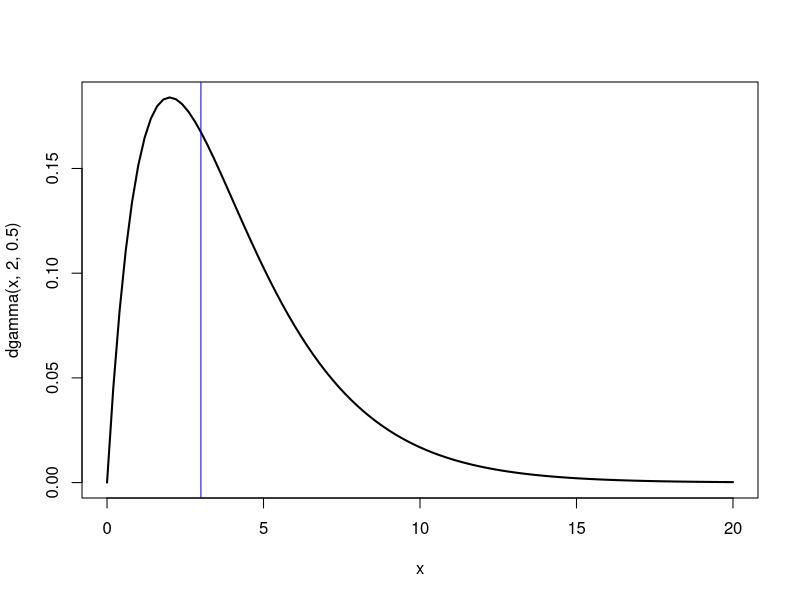
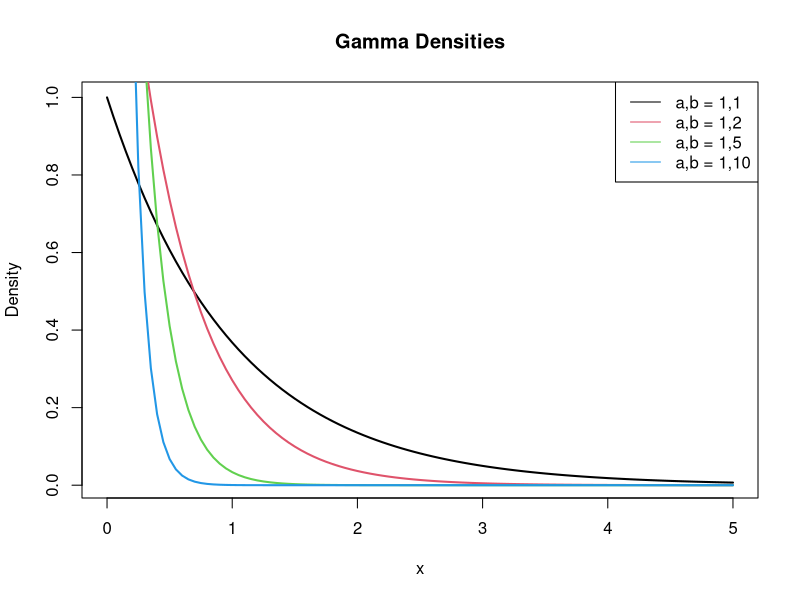
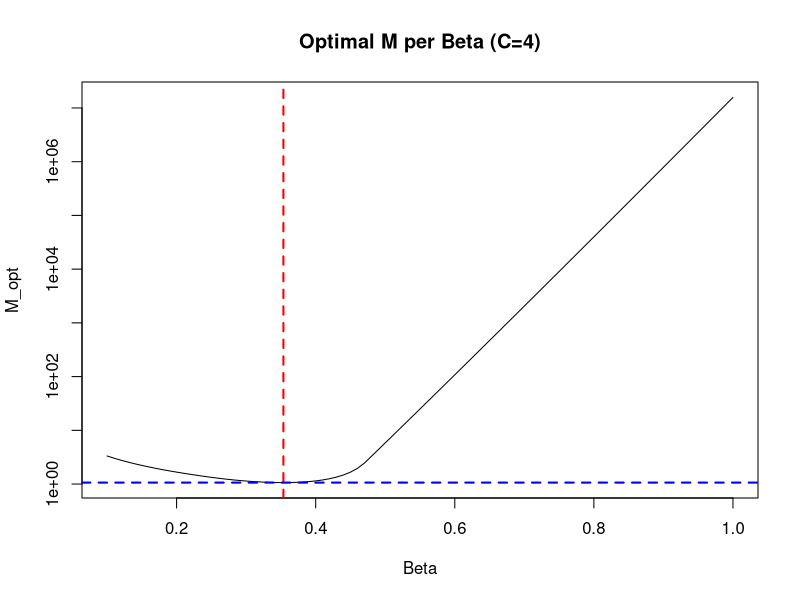
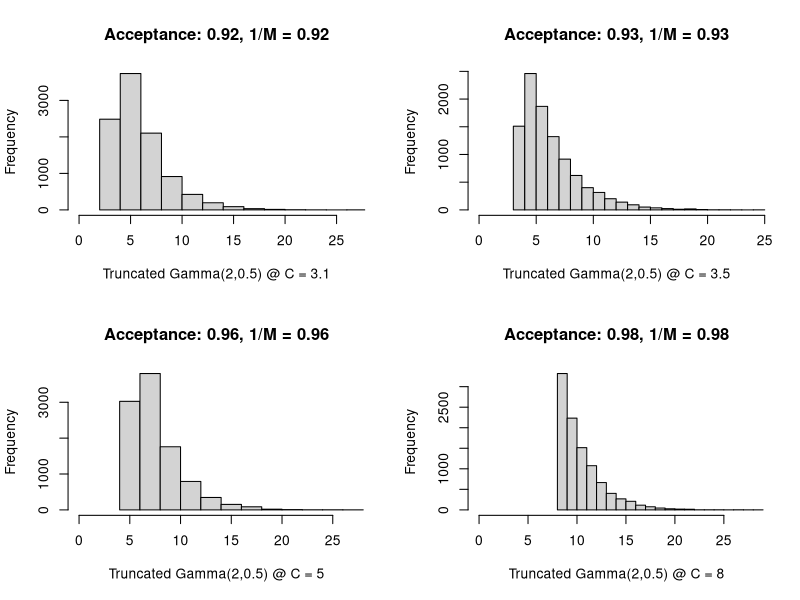

These figures' R source, in order:
#This code is supposed to provide you with some MAJOR hints on how to 
#code HW1 Q4. The ONLY differences are the target and candidate distributions.

#Instead of N(0,1) truncated at C, we're using Gamma(2, 0.5)
#Why did I choose this distribtuion? Because it looks vaguely normal.
par(mfrow = c(1,1))
curve(dgamma(x, 2, 0.5),0, 20, lwd=2)
#Let's say that C>=3, just like in the HW example C>0
abline(v=3, col='blue')

#Instead of exp(lambda), we're using Gamma(1, beta)
#Why did I choose this distribtuion? Because it looks vaguely 
#like exp(L)
betavals = c(1, 2, 5, 10)
for(i in 1:4){
  curve(dgamma(x, 1, betavals[i]), 0, 5, 
        add=ifelse(i==1,FALSE,TRUE), 
        col=i, lwd=2, ylab='Density', 
        main = 'Gamma Densities')
}
legend('topright', paste0('a,b = 1,',betavals), lty=1, col=1:4)



#PDF of truncated Gamma(a=2,b=0.5)
f = function(x, C){ 
  ifelse(x >= C, 
         dgamma(x, 2, 0.5) / (1 - pgamma(C, 2, 0.5)), 
         0)
}
#PDF of Gamma(a=1, b=betastar)
g = function(x, betastar, C){
  ifelse(x >=C, 
         dgamma((x-C), 1, betastar),
         0)
}
M_funct = function(betastar,C){
  stopifnot(C >= 3)
  optimize(f = function(x){f(x,C) / g(x, betastar, C)},
           interval = c(C, 35), maximum=TRUE)$objective
}
#let's try this at C=4
Cstar = 4
optimum = optimize(f = function(B) M_funct(B, C=Cstar), 
                   interval = c(0.1, 5), maximum=FALSE)
print(opt_beta <- optimum$minimum)
print(M_min <- optimum$objective)
#just to visualize what we just did...
B = seq(0.1, 1, by=0.01)
M_opt = numeric(length(B))
for(i in 1:length(B)) 
  M_opt[i] = M_funct(B[i], Cstar)
plot(B, M_opt, type='l', xlab = 'Beta', log='y',
     main = paste0('Optimal M per Beta (C=',Cstar,')'))
abline(v=opt_beta, col='red', lty=2,lwd=2)
abline(h=M_min, col='blue', lty=2,lwd=2)

#OK! Let's wrap everything we need to do into a function.
#We'll give it the number of samples we need, the function 
#to optimize, and C.
gen_truncGam = function(nsamples, C){
  #finds lambda and M
  optimum = optimize(f = function(B) M_funct(B, C), 
                     interval = c(0.1, 5), maximum=FALSE)
  beta = optimum$minimum
  M_min = optimum$objective
  nsim = nsamples
  #start with num_samples, add 1 for each additional simulation
  target = numeric(nsamples)
  for(i in 1:nsamples){
    u = runif(1) * M_min
    y = rgamma(1, 1, beta) + C
    while(u > f(y, C)/g(y, beta, C)){
      u = runif(1) * M_min
      y = rgamma(1, 1, beta) + C
      nsim = nsim+1
    }
    target[i] = y
  }
  return(list(
    x=target, 
    accept = nsamples/nsim, 
    M = M_min, 
    beta = beta
  ))
}

N = 1e4
Cvals = c(3.1, 3.5, 5, 8)
par(mfrow = c(2,2))
for(Cstar in Cvals){
#Note: uncomment the 2 commented lines below to see how our samples fit the target distribution
  truncGam = gen_truncGam(N, C = Cstar)
  hist(truncGam$x, xlim = c(0, max(truncGam$x)), 
#        freq=FALSE,
       xlab = paste0('Truncated Gamma(2,0.5) @ C = ', Cstar), 
       main = paste0('Acceptance: ', round(truncGam$accept,2), 
                     ', 1/M = ', round(1/truncGam$M,2)))
#   curve(f(x, Cstar), add=TRUE, col='blue') #curve(dgamma(x, 2, 0.5) / (1-pgamma(Cstar,2,0.5)), add=TRUE, col='blue')
}
